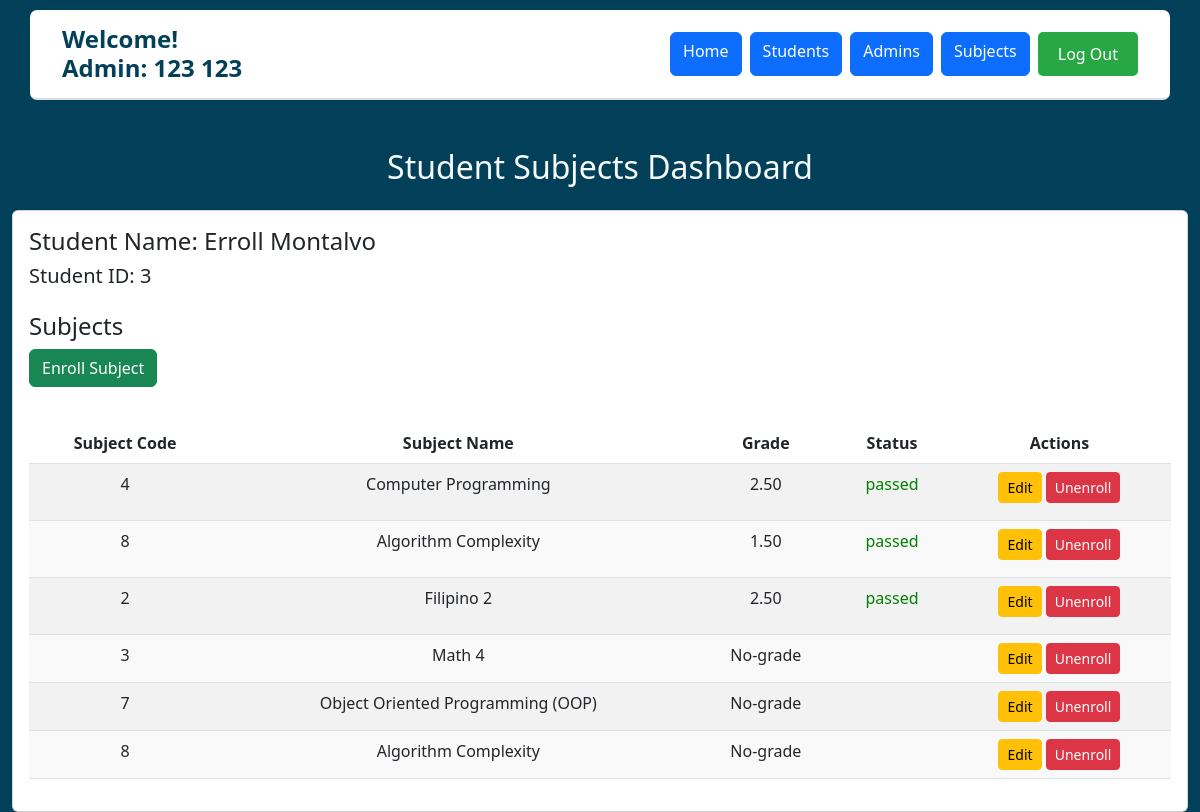
The page /subjects_tab.php?user_id=3 (signed in) on the database as committed earlier.
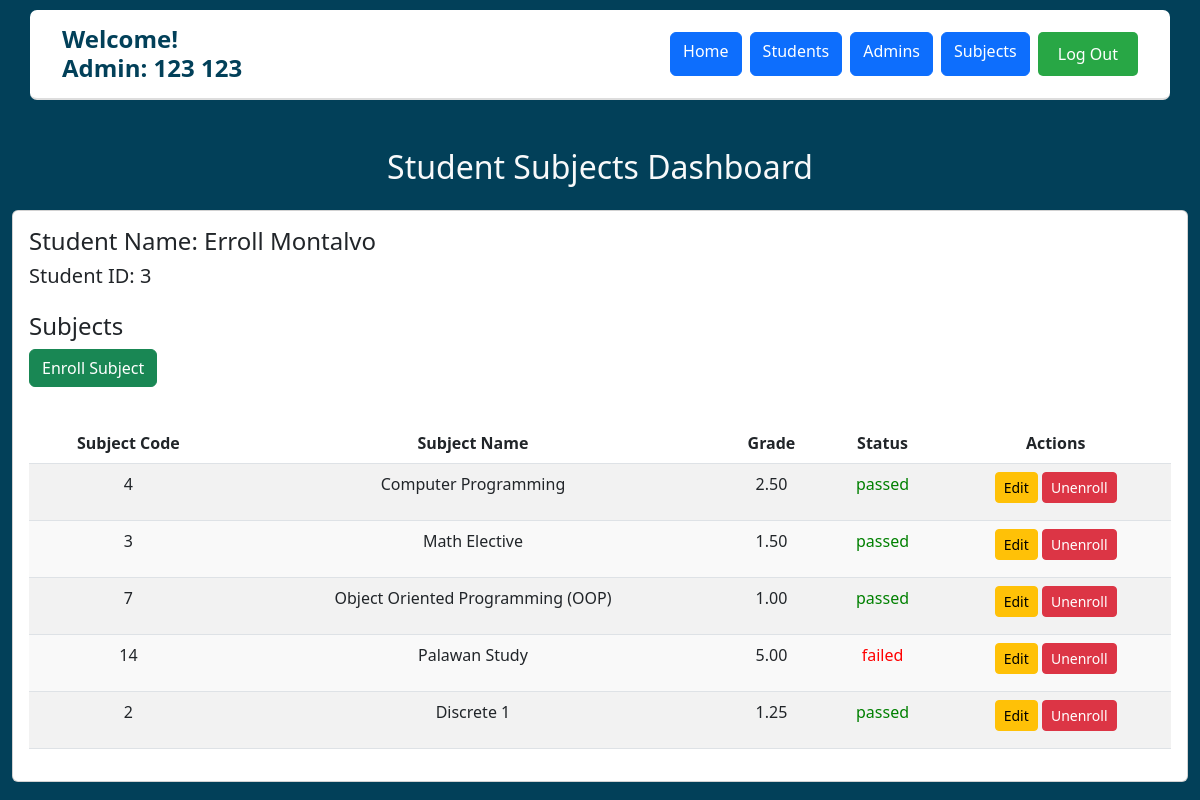
The same page on the database as committed later.
### tables this page shows
CREATE TABLE `grades` (
  `grades_id` int(5) NOT NULL,
  `subject_id` int(5) NOT NULL,
  `user_id` int(5) NOT NULL,
  `grades` decimal(3,2) DEFAULT NULL
);

CREATE TABLE `subject` (
  `subjectID` int(5) NOT NULL,
  `name` varchar(150) NOT NULL,
  `description` longtext NOT NULL
);

### subjects_tab.php (the view, shortened to what this page needs)
<?php
include ('base.php');
$user_id = $_GET['user_id'];
$query = "SELECT user_id, first_name, mobile_number, last_name, email, password FROM users where user_id=$user_id";
$studentresult = $conn->query($query);
$query = "SELECT * FROM grades
          JOIN users ON users.user_id = grades.user_id
          JOIN subject ON subject.subjectid = grades.subject_id
          WHERE users.user_id = $user_id";
$subjectresult = $conn->query($query);
?>
<body style="background-color: #024059;">
    <div class="container mt-5">
        <h2 class="text-center text-light">Student Subjects Dashboard</h2>
        <div class="card mt-4">
            <div class="card-body">
                <h4>Student Name: <span id="studentName"><?php
                    $studentrow = $studentresult->fetch_assoc();
                    echo $studentrow['first_name'] . " " . $studentrow['last_name'];
                ?></span></h4>
                <h5>Student ID: <span id="studentID"><?php
                    echo $studentrow['user_id'];
                ?></span></h5>
                <h4 class="mt-4">Subjects</h4>
                <button class="btn btn-success mb-3" data-bs-toggle="modal" data-bs-target="#addSubjectModal">Enroll Subject</button>
                <table class="table table-striped text-center">
                    <thead>
                        <tr>
                            <th>Subject Code</th>
                            <th>Subject Name</th>
                            <th>Grade</th>
                            <th>Status</th>
                            <th>Actions</th>
                        </tr>
                    </thead>
                    <tbody>
                        <?php if ($subjectresult->num_rows > 0): ?>
                            <?php while ($row = $subjectresult->fetch_assoc()): ?>
                                <?php $status = "";
                                    if ($row["grades"] < 1) {
                                        $status = "";
                                    }
                                    else if ($row['grades'] <= 3) {
                                        $status = "<p style='color: green;'>passed</p>";
                                    }
                                    else if ($row['grades'] <= 4) {
                                        $status = "<p style='color: #FFA500;'>incomplete</p>";
                                    }
                                    else {
                                        $status = "<p style='color: red;'>failed</p>";
                                } ?>
                                 <?php $grade = "";
                                    if ($row["grades"] < 1) {
                                        $grade = "No-grade";
                                    }
                                    else {
                                        $grade = $row['grades'];
                                    } ?>
                                <tr>
                                    <td><?php echo htmlspecialchars($row['subjectID']); ?></td>
                                    <td><?php echo htmlspecialchars($row['name']); ?></td>
                                    <td><?php echo htmlspecialchars($grade); ?></td>
                                    <td><?php echo ($status); ?></td>
                                    <td>
                                        <button class="btn btn-warning btn-sm"
                                                data-bs-toggle="modal"
                                                data-bs-target="#editModal-<?php echo htmlspecialchars($row['subjectID']); ?>">
                                            Edit
                                        </button>
                                        <button class="btn btn-danger btn-sm"
                                                data-bs-toggle="modal"
                                                data-bs-target="#unenrollModal-<?php echo htmlspecialchars($row['subjectID']); ?>">
                                            Unenroll
                                        </button>
                                    </td>
                                </tr>
                            <?php endwhile; ?>
                        <?php else: ?>
                            <tr>
                                <td colspan="4" class="text-center">No subjects found.</td>
                            </tr>
                        <?php endif; ?>
                    </tbody>
                </table>
            </div>
        </div>
    </div>
</body>
</html>

Rows that differ between the two databases and show on the page:
removed grades: subject.subjectID "8", subject.name "Algorithm Complexity", grades "1.50", shows "passed"
removed grades: subject.subjectID "2", subject.name "Filipino 2", grades "2.50", shows "passed"
removed grades: subject.subjectID "8", subject.name "Algorithm Complexity", grades "No-grade"
changed grades: subject.name "Math 4" → "Math Elective"; grades "No-grade" → "1.50"; now shows "passed"
changed grades "Object Oriented Programming (OOP)": grades "No-grade" → "1.00"; now shows "passed"
added grades: subject.subjectID "14", subject.name "Palawan Study", grades "5.00", shows "failed"
added grades: subject.subjectID "2", subject.name "Discrete 1", grades "1.25", shows "passed"
